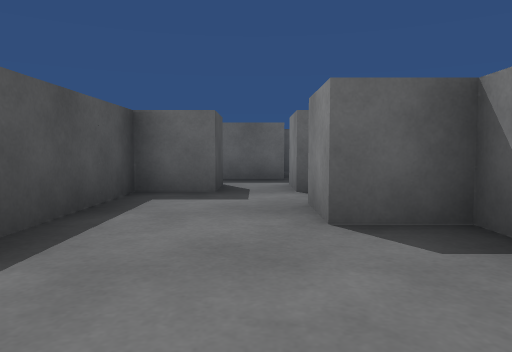
View 1 (above)

16 first-person views from a walk through a scene from a Unity 3-D project. The camera is 0.51 m above the floor, tilts 4° down and sees 70° across. The floor is counted in squares, 1 m on a side. Each view is taken from the middle of a square. On the plan, view 1 faces up. The plan holds only what a view shows up to about 9 squares ahead; the rest is blank. The place goes on beyond the plan.

View 2
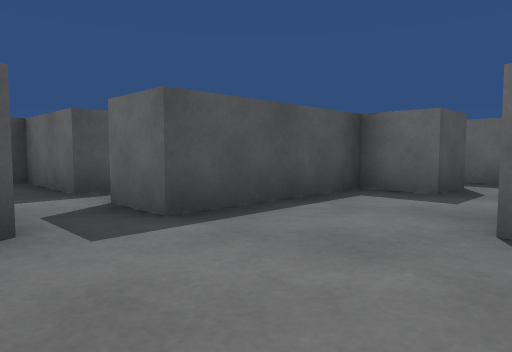

View 3
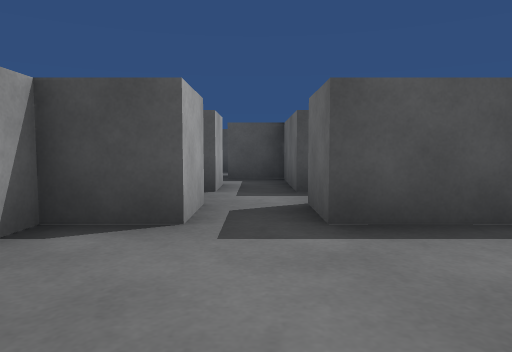

View 4
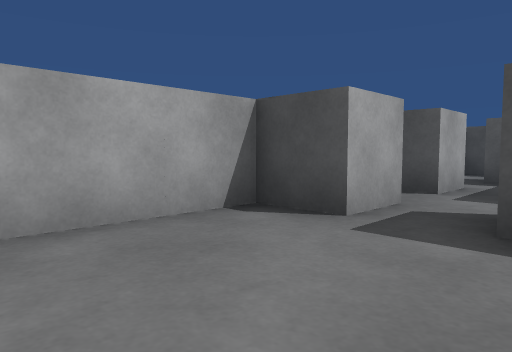

View 5
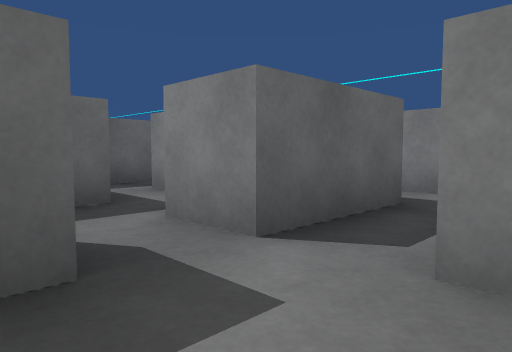

View 6
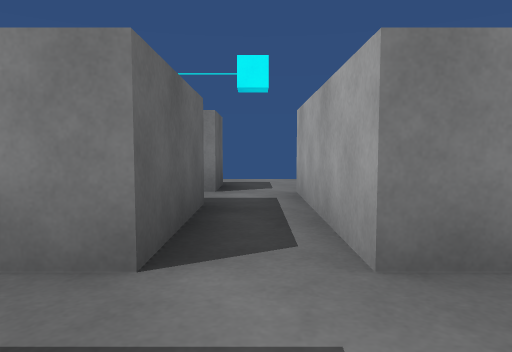

View 7
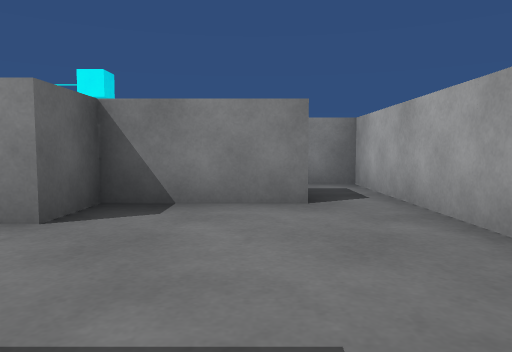

View 8
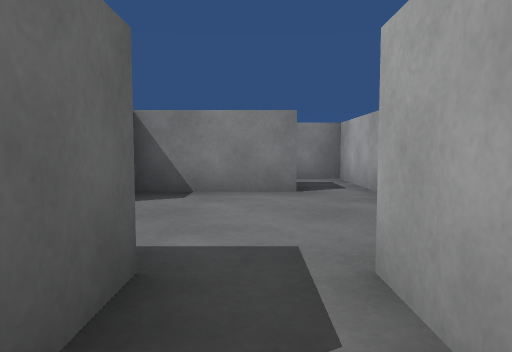

View 9
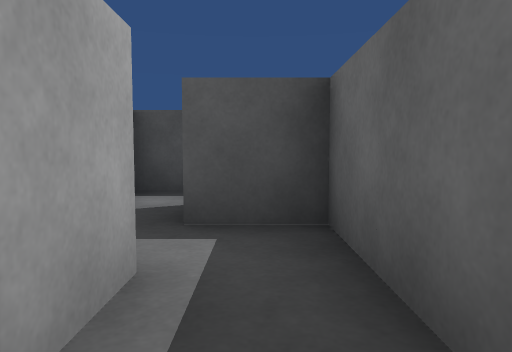

View 10
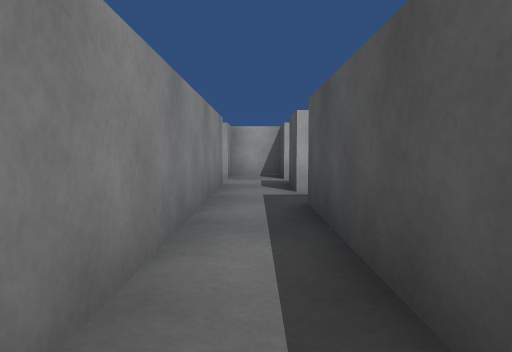

View 11
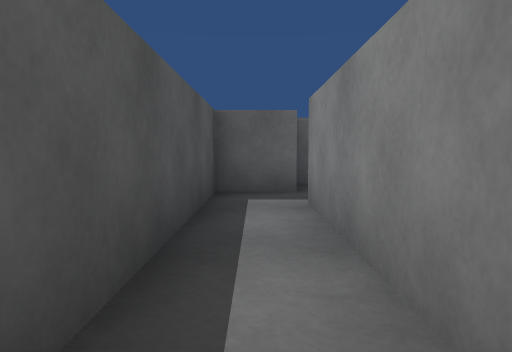

View 12
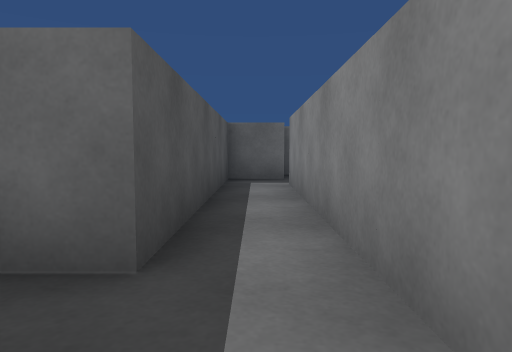

View 13
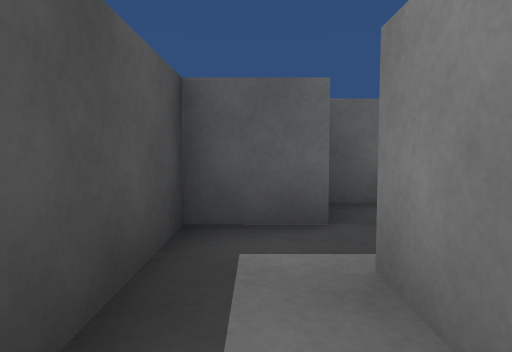

View 14
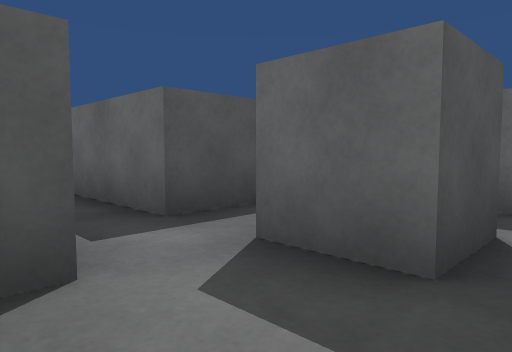

View 15
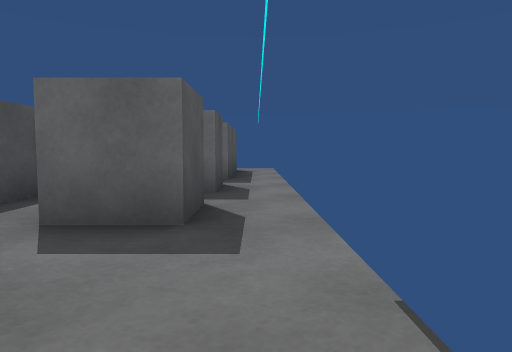

View 16
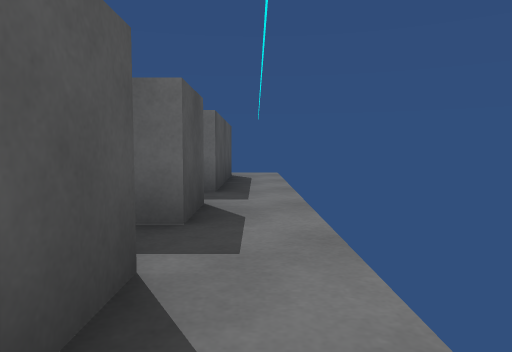

### Floor plan
Key: @ floor where view 1 was taken; # wall or solid block; . floor.
Columns run from 8 left of view 1 to 5 right of it. Each row starts with its distance up from view 1.
 11             #.
 10      ##     #.
  9     ##.  ## #.
  8     #..  .. ..
  7     #.###.###.
  6     #.#...#...
  5     #.##.##.#.
  4     #.#.......
  3     ..#..####.
  2   ###.#...#  .
  1   #.......#
  0 #...####@..
 -1 #   ## #####

Where each view was taken, in squares from view 1:
view 1: 0 up, 0 right, facing up
view 2: 0 up, 1 right, facing up-left
view 3: 1 up, 1 right, facing left
view 4: 2 up, 1 right, facing down-left
view 5: 3 up, 1 left, facing up-right
view 6: 4 up, 1 left, facing right
view 7: 1 up, 2 left, facing right
view 8: 1 up, 3 left, facing right
view 9: 1 up, 3 left, facing left
view 10: 7 up, 3 left, facing down
view 11: 4 up, 3 left, facing up
view 12: 2 up, 3 left, facing up
view 13: 6 up, 3 left, facing up
view 14: 3 up, 5 right, facing up-left
view 15: 2 up, 5 right, facing up
view 16: 4 up, 5 right, facing up
